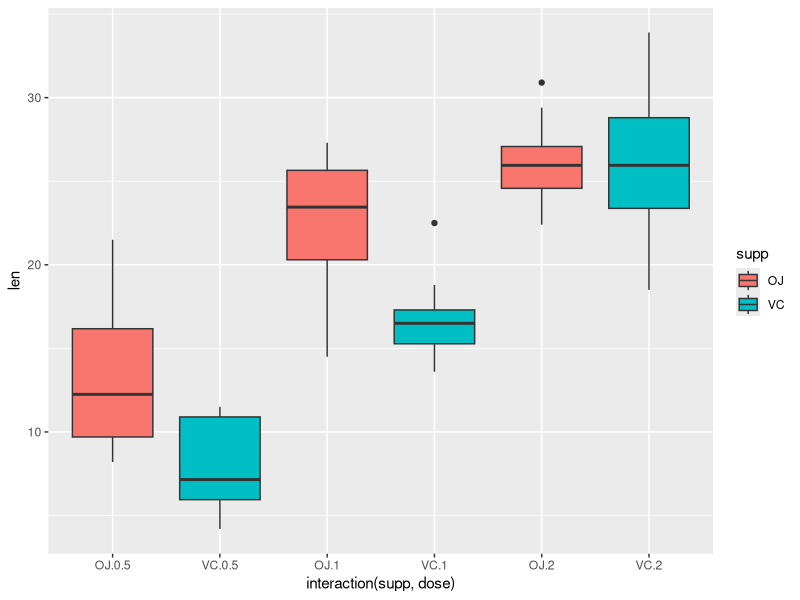

Write R code to recreate this figure. (Note: this script raises an error after producing the figure.)
library(datasets)
data(ToothGrowth)
head(ToothGrowth)
str(ToothGrowth)
library(dplyr)
library(ggplot2)


ggplot(ToothGrowth, aes(x=interaction(supp, dose), y=len)) + geom_boxplot(aes(fill = supp))

library(dplyr)
oj.2mg <- filter(ToothGrowth, supp == "OJ", dose == 2)
vc.2mg <- filter(ToothGrowth, supp == "VC", dose == 2)

mean(vc.2mg$len)
mean(oj.2mg$len)



#study the relations between len and supp and dose
t.test(len ~ dose, data = ToothGrowth)

oj <- filter(ToothGrowth, supp == "OJ")
vc <- filter(ToothGrowth, supp == "VC")
t.test(oj$len, vc$len)

dose.0.5 = filter(ToothGrowth, dose == 0.5)
dose.1 = filter(ToothGrowth, dose == 1)
dose.2 = filter(ToothGrowth, dose == 2)

t.test(dose.0.5$len, dose.1$len)
t.test(dose.0.5$len, dose.2$len)
t.test(dose.1$len, dose.2$len)


test.supp <- t.test(len ~ supp, data = ToothGrowth)
test.supp
test


#Taking just the dose of 0.5mg, would yeild the following test.
ToothGrowth.0.5mg <- filter(ToothGrowth, dose == 0.5)
supp.test <- t.test(len ~ supp, data = ToothGrowth.0.5mg)  # Do T test.
supp.test

#Taking just the dose of 1mg, would yeild the following test.
ToothGrowth.1mg <- filter(ToothGrowth, dose == 1)
supp.test <- t.test(len ~ supp, data = ToothGrowth.1mg)  # Do T test.
supp.test

#Taking just the dose of 2mg, would yeild the following test.
ToothGrowth.2mg <- filter(ToothGrowth, dose == 2)
supp.test <- t.test(len ~ supp, data = ToothGrowth.2mg)  # Do T test.
supp.test

# Test dose of 0.5mg versus 1mg
doses <- filter(ToothGrowth, dose %in% c(0.5, 1.0))
dose.test <- t.test(len ~ dose, data = doses)
dose.test

# Test dose of 0.5mg versus 2mg
doses <- filter(ToothGrowth, dose %in% c(0.5, 2.0))
dose.test <- t.test(len ~ dose, data = doses)
dose.test

# Test dose of 1mg versus 2mg
doses <- filter(ToothGrowth, dose %in% c(1.0, 2.0))
dose.test <- t.test(len ~ dose, data = doses)
dose.test